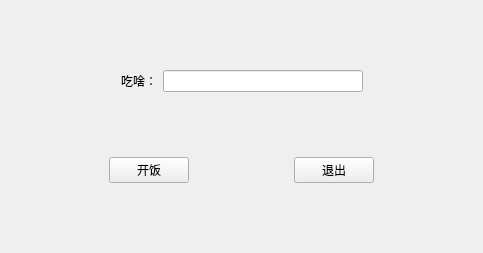
<?xml version="1.0" encoding="UTF-8"?>
<ui version="4.0">
 <class>Win</class>
 <widget class="QWidget" name="Win">
  <property name="geometry">
   <rect>
    <x>0</x>
    <y>0</y>
    <width>483</width>
    <height>253</height>
   </rect>
  </property>
  <property name="windowTitle">
   <string>Win</string>
  </property>
  <layout class="QVBoxLayout" name="verticalLayout">
   <item>
    <layout class="QHBoxLayout" name="horizontalLayout">
     <item>
      <spacer name="horizontalSpacer_5">
       <property name="orientation">
        <enum>Qt::Horizontal</enum>
       </property>
       <property name="sizeHint" stdset="0">
        <size>
         <width>40</width>
         <height>20</height>
        </size>
       </property>
      </spacer>
     </item>
     <item>
      <widget class="QLabel" name="label">
       <property name="text">
        <string>吃啥：</string>
       </property>
      </widget>
     </item>
     <item>
      <widget class="QLineEdit" name="editSth">
       <property name="minimumSize">
        <size>
         <width>200</width>
         <height>0</height>
        </size>
       </property>
       <property name="maximumSize">
        <size>
         <width>200</width>
         <height>16777215</height>
        </size>
       </property>
      </widget>
     </item>
     <item>
      <spacer name="horizontalSpacer_4">
       <property name="orientation">
        <enum>Qt::Horizontal</enum>
       </property>
       <property name="sizeHint" stdset="0">
        <size>
         <width>40</width>
         <height>20</height>
        </size>
       </property>
      </spacer>
     </item>
    </layout>
   </item>
   <item>
    <layout class="QHBoxLayout" name="horizontalLayout_2">
     <item>
      <spacer name="horizontalSpacer">
       <property name="orientation">
        <enum>Qt::Horizontal</enum>
       </property>
       <property name="sizeHint" stdset="0">
        <size>
         <width>40</width>
         <height>20</height>
        </size>
       </property>
      </spacer>
     </item>
     <item>
      <widget class="QPushButton" name="btnStart">
       <property name="text">
        <string>开饭</string>
       </property>
      </widget>
     </item>
     <item>
      <spacer name="horizontalSpacer_3">
       <property name="orientation">
        <enum>Qt::Horizontal</enum>
       </property>
       <property name="sizeHint" stdset="0">
        <size>
         <width>40</width>
         <height>20</height>
        </size>
       </property>
      </spacer>
     </item>
     <item>
      <widget class="QPushButton" name="btnExit">
       <property name="text">
        <string>退出</string>
       </property>
      </widget>
     </item>
     <item>
      <spacer name="horizontalSpacer_2">
       <property name="orientation">
        <enum>Qt::Horizontal</enum>
       </property>
       <property name="sizeHint" stdset="0">
        <size>
         <width>40</width>
         <height>20</height>
        </size>
       </property>
      </spacer>
     </item>
    </layout>
   </item>
  </layout>
 </widget>
 <resources/>
 <connections/>
</ui>
